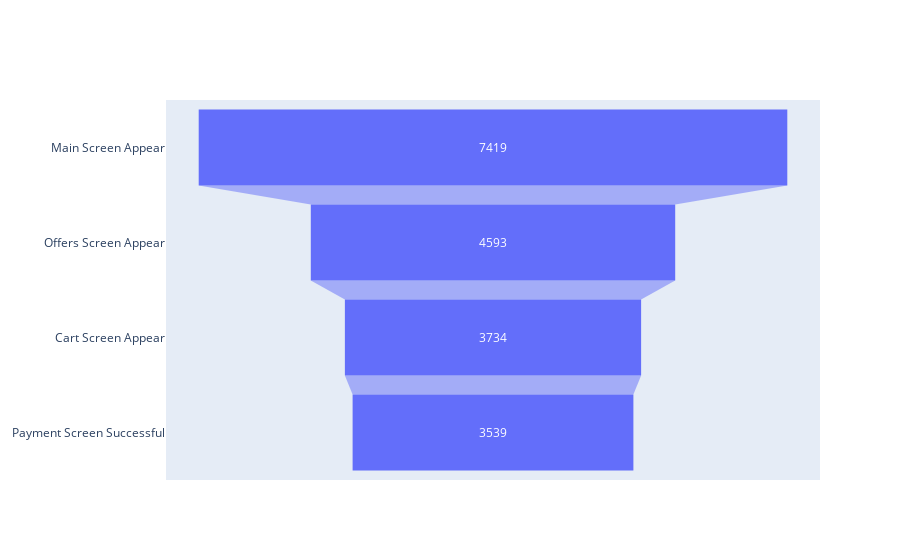

The notebook cell this image was saved under:
### Markdown cell above
<li>MainScreenAppear - появляется главный экран</li>
<li>Tutorial - прохождение обучения по использованию (по желанию, так как экран не обязательный, мы его исключили из анализа)</li>
<li>OffersScreenAppear - переход на экран предложений</li>
<li>CartScreenAppear - появляется экран корзины</li>
<li>PaymentScreenSuccessful - экран успешной оплаты</li>

### Code cell
fig = go.Figure(go.Funnel(
    y = ["Main Screen Appear", "Offers Screen Appear", "Cart Screen Appear", "Payment Screen Successful"],
    x = [7419, 4593, 3734, 3539]))

fig.show()

### Figure 1 — Plotly figure (JSON) as saved in the notebook; plotly's stock layout.template omitted (floating-point values rounded to 4 significant figures)
{"data": [{"type": "funnel", "x": [7419, 4593, 3734, 3539], "y": ["Main Screen Appear", "Offers Screen Appear", "Cart Screen Appear", "Payment Screen Successful"]}], "layout": {}}
